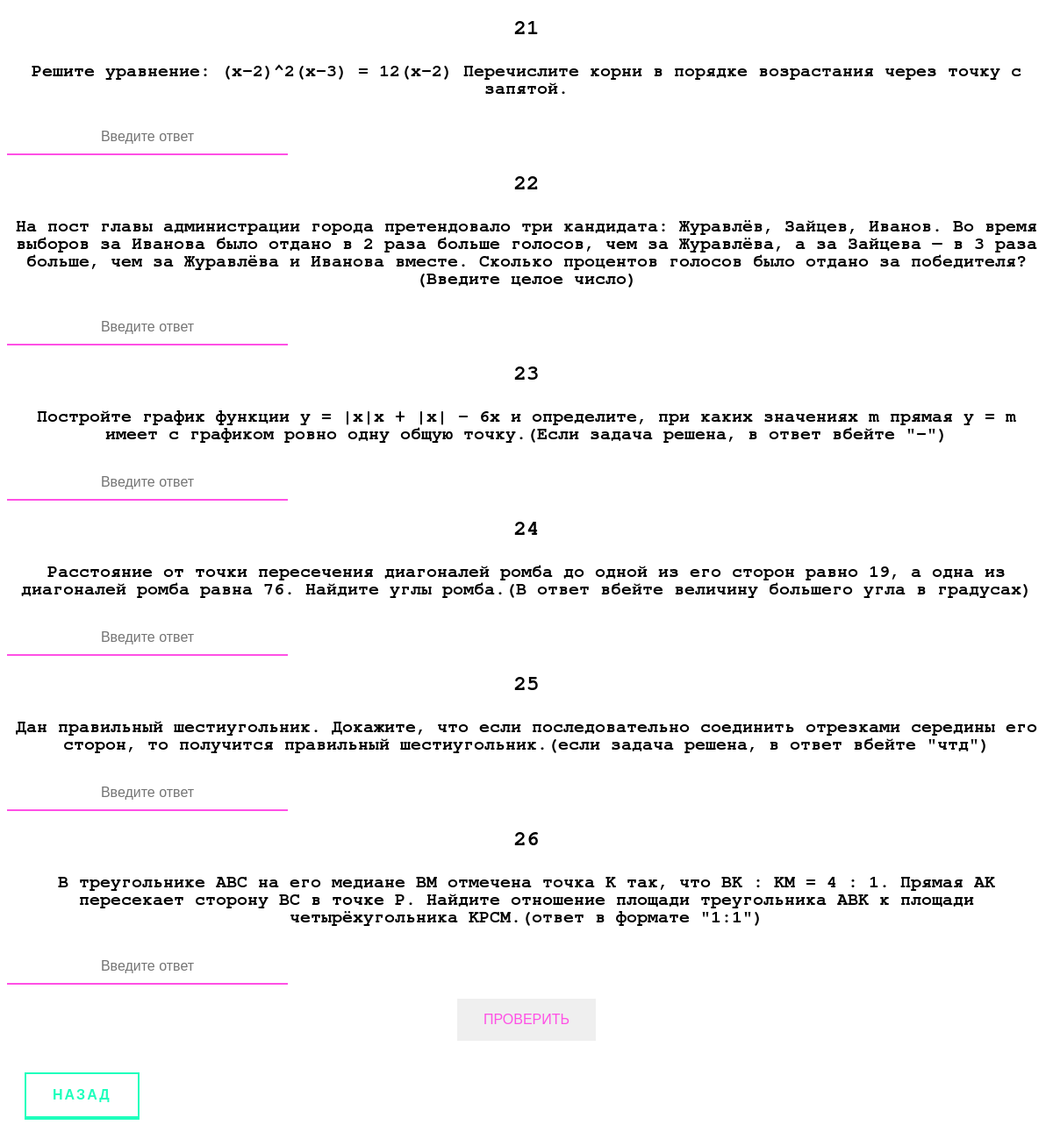
Screenshot of /random_tasks with the database file from the repository.
### tables this page shows
CREATE TABLE `21` (
	`ID`	INTEGER NOT NULL PRIMARY KEY AUTOINCREMENT UNIQUE,
	`task`	TEXT NOT NULL,
	`answer`	TEXT NOT NULL
);

CREATE TABLE "22" (
	`ID`	INTEGER NOT NULL PRIMARY KEY AUTOINCREMENT UNIQUE,
	`task`	TEXT NOT NULL,
	`answer`	TEXT NOT NULL
);

CREATE TABLE `23` (
	`ID`	INTEGER NOT NULL PRIMARY KEY AUTOINCREMENT UNIQUE,
	`task`	TEXT NOT NULL,
	`answer`	TEXT NOT NULL
);

CREATE TABLE `24` (
	`ID`	INTEGER NOT NULL PRIMARY KEY AUTOINCREMENT UNIQUE,
	`task`	TEXT NOT NULL,
	`answer`	TEXT NOT NULL
);

CREATE TABLE `25` (
	`ID`	INTEGER NOT NULL PRIMARY KEY AUTOINCREMENT UNIQUE,
	`task`	TEXT NOT NULL,
	`answer`	TEXT NOT NULL
);

CREATE TABLE `26` (
	`ID`	INTEGER NOT NULL PRIMARY KEY AUTOINCREMENT UNIQUE,
	`task`	TEXT NOT NULL,
	`answer`	TEXT NOT NULL
);

### main.py (the view, shortened to what this page needs)
@app.route('/random_tasks', methods=['POST', 'GET'])
def random_tasks():
    lst = []
    data = []
    con = sqlite3.connect("tasks.db")
    cur = con.cursor()
    string = """SELECT * FROM '21'"""
    res = cur.execute(string).fetchall()
    result = [elem[1] for elem in res]
    n = random.choice(range(1, 15))
    lst.append(result[n])
    data.append(res[n])
    string = """SELECT * FROM '22'"""
    res = cur.execute(string).fetchall()
    result = [elem[1] for elem in res]
    n = random.choice(range(1, 15))
    lst.append(result[n])
    data.append(res[n])
    string = """SELECT * FROM '23'"""
    res = cur.execute(string).fetchall()
    result = [elem[1] for elem in res]
    n = random.choice(range(1, 15))
    lst.append(result[n])
    data.append(res[n])
    string = """SELECT * FROM '24'"""
    res = cur.execute(string).fetchall()
    result = [elem[1] for elem in res]
    n = random.choice(range(1, 15))
    lst.append(result[n])
    data.append(res[n])
    string = """SELECT * FROM '25'"""
    res = cur.execute(string).fetchall()
    result = [elem[1] for elem in res]
    n = random.choice(range(1, 15))
    lst.append(result[n])
    data.append(res[n])
    string = """SELECT * FROM '26'"""
    res = cur.execute(string).fetchall()
    result = [elem[1] for elem in res]
    n = random.choice(range(1, 15))
    lst.append(result[n])
    data.append(res[n])
    con.close()
    right = []
    for elem in data:
        right.append(elem[2])
        print(elem[2])
    file = "right.txt"
    f_1 = open(file, encoding="utf8", mode="r")
    if f_1.read() == "":
        f = open(file, encoding="utf8", mode="w")
        f.truncate()
        print(", ".join(right), file=f)
        f.close()
    for elem in lst:
        print(elem)
    if request.method == 'GET':
        return render_template('random_tasks.html', link=url_for('static', filename='css/style.css'), task_1=lst[0],
                               task_2=lst[1], task_3=lst[2], task_4=lst[3], task_5=lst[4], task_6=lst[5], verdict=" ")

### templates/random_tasks.html (shortened to what this page needs)
<!doctype html>
<html lang="en">
<head>
    <link rel="stylesheet" type="text/css" href={{link}} />
</head>
<body>
<form action="" method="post">
    <h2>21</h2>
    <h4>{{task_1}}</h4>
    <p>
        <input class="form-control" id="answer_1" placeholder="Введите ответ" name="answer_1">
    </p>
    <h2>22</h2>
    <h4>{{task_2}}</h4>
    <p>
        <input class="form-control" id="answer_2" placeholder="Введите ответ" name="answer_2">
    </p>
    <h2>23</h2>
    <h4>{{task_3}}</h4>
    <p>
        <input class="form-control" id="answer_3" placeholder="Введите ответ" name="answer_3">
    </p>
    <h2>24</h2>
    <h4>{{task_4}}</h4>
    <p>
        <input class="form-control" id="answer_4" placeholder="Введите ответ" name="answer_4">
    </p>
    <h2>25</h2>
    <h4>{{task_5}}</h4>
    <p>
        <input class="form-control" id="answer_5" placeholder="Введите ответ" name="answer_5">
    </p>
    <h2>26</h2>
    <h4>{{task_6}}</h4>
    <p>
        <input class="form-control" id="answer_6" placeholder="Введите ответ" name="answer_6">
    </p>
    <button type="submit" class="btn btn-primary">ПРОВЕРИТЬ</button>
</form>
<a href="/">Назад</a>
</body>
</html>

### static/css/style.css (style rules this page uses)
button { padding: 0; border: none; font: 'FreeMono', sans-serif; color: #FF50E5; padding: 15px 30px; border-color: rgba(30,255,188,1); font-size: 16px; }
h2 { font-family: 'FreeMono', sans-serif; text-align: center; }
h4 { font-family: 'FreeMono', sans-serif; font-size: 15pt; }
p { text-align: center }
body { background: url(https://html5book.ru/wp-content/uploads/2015/10/background54.png) }
a { text-decoration: none; outline: none; display: inline-block; margin: 10px 20px; padding: 15px 30px; overflow: hidden; border: 2px solid; border-bottom-width: 4px; font-family: 'Montserrat', sans-serif; text-transform: uppercase; font-weight: bold; letter-spacing: 2px; color: rgba(30,255,188,1); background: rgba(255,255,255,1); transition: color .3s, background .5s; }
form { text-align:center; }
input { text-align: center; font-size: 16px; padding: 10px; display: block; width: 300px; border: none; border-bottom: 2px solid #FF50E5; }

### rows the page displays
21: task "Решите уравнение: (x-2)^2(x-3) = 12(x-2) Перечислите корни в порядке возрастания через точку с запятой."
22: task "На пост главы администрации города претендовало три кандидата: Журавлёв, Зайцев, Иванов. Во время выборов за Иванова было отдано в 2 раза больше голосов, чем за Журавлёва, а за Зайцева — в 3 раза больше, чем за Журавлёва и Иванова вместе. Сколько процентов голосов было отдано за победителя?(Введите целое число)"
23: task "Постройте график функции y = |x|x + |x| - 6x и определите, при каких значениях m прямая y = m имеет с графиком ровно одну общую точку.(Если задача решена, в ответ вбейте \"-\")"
24: task "Расстояние от точки пересечения диагоналей ромба до одной из его сторон равно 19, а одна из диагоналей ромба равна 76. Найдите углы ромба.(В ответ вбейте величину большего угла в градусах)"
25: task "Дан правильный шестиугольник. Докажите, что если последовательно соединить отрезками середины его сторон, то получится правильный шестиугольник.(если задача решена, в ответ вбейте \"чтд\")"
26: task "В треугольнике ABC на его медиане BM отмечена точка K так, что BK : KM = 4 : 1. Прямая AK пересекает сторону BC в точке P. Найдите отношение площади треугольника ABK к площади четырёхугольника KPCM.(ответ в формате \"1:1\")"
